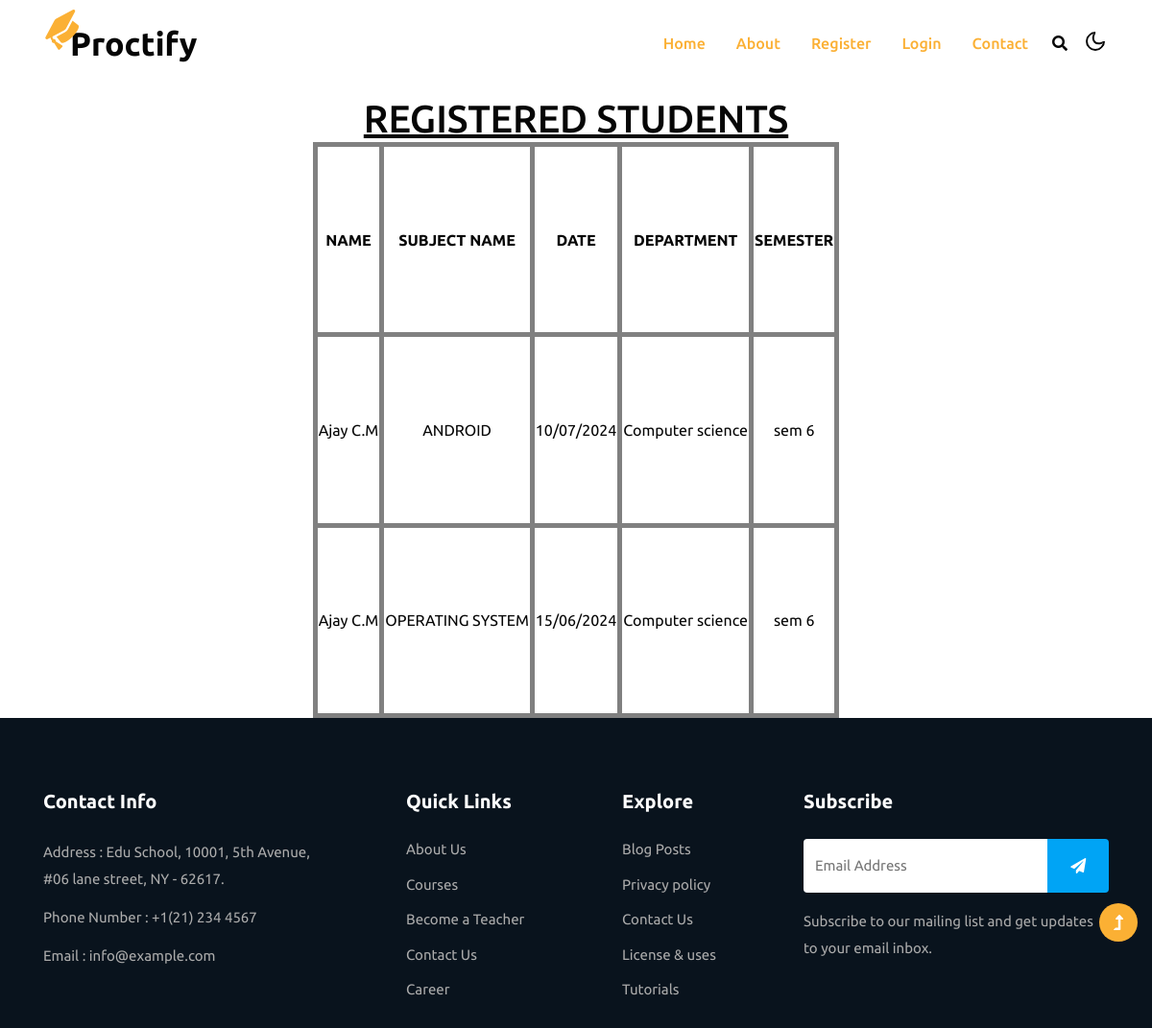
The app's page /viewstudents with its own data.
### proctoring/models.py (models this page shows)
class Examregister(db.Model, UserMixin):
    id=db.Column(db.Integer, primary_key=True)
    user_id = db.Column(db.Integer, ForeignKey('register.id'))
    Exam_id = db.Column(db.Integer, ForeignKey('exam.id'))
    user = relationship('Register', foreign_keys=[user_id])
    exam = relationship('Exam', foreign_keys=[Exam_id])

class Register(db.Model, UserMixin):
    id=db.Column(db.Integer, primary_key=True)
    fname = db.Column(db.String(80))
    lname = db.Column(db.String(80))
    gender = db.Column(db.String(80))
    dob = db.Column(db.String(80))
    email = db.Column(db.String(80))
    contact = db.Column(db.String(80))
    password = db.Column(db.String(80))
    admission = db.Column(db.String(80))
    department = db.Column(db.String(80))
    sem = db.Column(db.String(80))
    usertype = db.Column(db.String(80))
    qualification = db.Column(db.String(80))
    experience = db.Column(db.String(80))
    status = db.Column(db.String(80),default='NULL')

class Exam(db.Model, UserMixin):
    id=db.Column(db.Integer, primary_key=True)
    user_id = db.Column(db.Integer, ForeignKey('register.id'))
    user = relationship('Register', foreign_keys=[user_id])
    subname = db.Column(db.String(80))
    date = db.Column(db.String(80))
    time = db.Column(db.String(80))
    duration = db.Column(db.String(80))
    sem = db.Column(db.String(80))
    dept = db.Column(db.String(80))

### proctoring/routes.py (the view)
@app.route('/viewstudents',methods=['GET', 'POST'])
def viewstudents():
    a = Examregister.query.all()
    return render_template("viewstudents.html",a=a)

### proctoring/templates/viewstudents.html (shortened to what this page needs)
{% extends 'layout.html' %}
{% block content %}
<html>
 <head>
</head>
 <link rel="stylesheet" href="../static/css/view.css">
 <body>
    <h1 align="center"><u>REGISTERED STUDENTS</u></h1>
    <table border="3" align="center" height="600px">
        <tr align="center">
            <th> NAME</th>
            <th> SUBJECT NAME</th>
            <th> DATE</th>
            <th> DEPARTMENT</th>
            <th> SEMESTER</th>
        </tr>
        {% for i in a %}
        <tr align="center">
            <td>{{i.user.fname}} {{i.user.lname}}</td>
            <td>{{i.exam.subname}}</td>
            <td>{{i.exam.date}}</td>
            <td>{{i.exam.dept}}</td>
            <td>{{i.exam.sem}}</td>
        </tr>
      {%endfor%}
    </table>
 </body>
</html>
{% endblock %}

### proctoring/static/css/view.css (style rules this page uses)
body { background:url(../images/view3.png); margin-top: 100px; }

### records on screen
Examregister: user.fname "Ajay", user.lname "C.M", exam.subname "ANDROID", exam "10/07/2024", exam.dept "Computer science", exam.sem "sem 6"
Examregister: user.fname "Ajay", user.lname "C.M", exam.subname "OPERATING SYSTEM", exam "15/06/2024", exam.dept "Computer science", exam.sem "sem 6"
